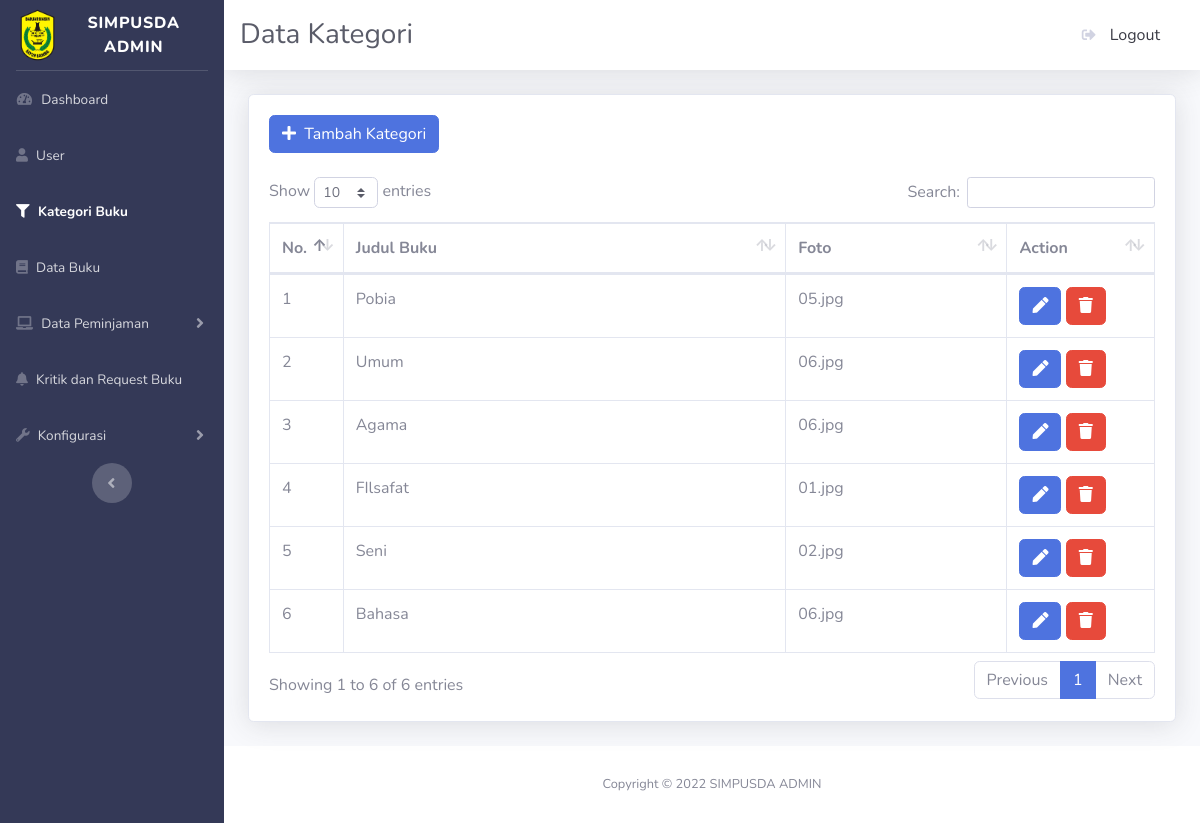
Page /admin/kategoribuku.php on the committed database.
### tables this page shows
CREATE TABLE `m_kategori` (
  `id` int(10) UNSIGNED NOT NULL,
  `nama_kategori` varchar(25) NOT NULL,
  `foto` varchar(255) NOT NULL
);

### admin/kategoribuku.php (the view, shortened to what this page needs)
<?php
include_once("config.php");
$result = mysqli_query($mysqli, "SELECT * FROM m_kategori ORDER BY id DESC");
?>
<!DOCTYPE html>
<html lang="en">
<head>
    <link href="vendor/fontawesome-free/css/all.min.css" rel="stylesheet" type="text/css">
    <link href="css/sb-admin-2.min.css" rel="stylesheet">
    <link href="vendor/datatables/dataTables.bootstrap4.min.css" rel="stylesheet">
</head>
<body id="page-top">
    <div id="wrapper">
        <ul class="navbar-nav bg-gradient-primary sidebar sidebar-dark accordion" id="accordionSidebar">
            <a class="sidebar-brand d-flex align-items-center justify-content-center" href="index.html">
                <div class="sidebar-brand-icon">
                    <img class="logo-abbr" height="60px" src="./img/logobaru.png" alt="">
                </div>
                <div class="sidebar-brand-text mx-3">SIMPUSDA ADMIN</div>
            </a>
            <hr class="sidebar-divider my-0">
            <li class="nav-item">
                <a class="nav-link" href="index.html">
                    <i class="fas fa-fw fa-tachometer-alt"></i>
                    <span>Dashboard</span></a>
            </li>
            <li class="nav-item">
                <a class="nav-link" href="user.php">
                    <i class="fa fa-user"></i>
                    <span>User</span></a>
            </li>
            <li class="nav-item active">
                <a class="nav-link" href="kategoribuku.php">
                    <i class="fa fa-filter"></i>
                    <span>Kategori Buku</span></a>
            </li>
            <li class="nav-item">
                <a class="nav-link" href="databuku.php">
                    <i class="fa fa-book"></i>
                    <span>Data Buku</span></a>
            </li>
            <li class="nav-item">
                <a class="nav-link collapsed" href="#" data-toggle="collapse" data-target="#collapseTwo"
                    aria-expanded="true" aria-controls="collapseTwo">
                    <i class="fa fa-laptop"></i>
                    <span>Data Peminjaman</span>
                </a>
            </li>
            <li class="nav-item">
                <a class="nav-link" href="kritikdanrequest.php">
                    <i class="fa fa-bell"></i>
                    <span>Kritik dan Request Buku</span></a>
            </li>
            <li class="nav-item">
                <a class="nav-link collapsed" href="#" data-toggle="collapse" data-target="#collapseUtilities"
                    aria-expanded="true" aria-controls="collapseUtilities">
                    <i class="fa fa-wrench"></i>
                    <span>Konfigurasi</span>
                </a>
            </li>
            <div class="text-center d-none d-md-inline">
                <button class="rounded-circle border-0" id="sidebarToggle"></button>
            </div>
        </ul>
        <div id="content-wrapper" class="d-flex flex-column">
            <div id="content">
                <nav class="navbar navbar-expand navbar-light bg-white topbar mb-4 static-top shadow">
                    <h3 class="h3 mb-0 text-gray-800">Data Kategori</h3>
                    <ul class="navbar-nav ml-auto">
                                <a class="dropdown-item" href="#" data-toggle="modal" data-target="#logoutModal">
                                    <i class="fas fa-sign-out-alt fa-sm fa-fw mr-2 text-gray-400"></i>
                                    Logout
                                </a>
                    </ul>
                </nav>
                <div class="container-fluid">
                    <div class="card shadow mb-4">
                        <div class="card-body">
                        <button type="button" class="btn btn-primary" data-toggle="modal" data-target="#exampleModal2">
                                    <i class="fa fa-plus"></i>&nbsp; Tambah Kategori
                                </button> <br><br>
                            <div class="table-responsive">
                                <table class="table table-bordered" id="dataTable" width="100%" cellspacing="0">
                                <thead>
                                        <tr>
                                          <th class="col-1">No.</th>
                                          <th class="col-6">Judul Buku</th>
                                          <th class="col-3">Foto</th>
                                          <th class="col-2">Action</th>
                                        </tr>
                                      </thead>
                                      <tbody>
                                        <?php
                                        $no = 1;
                                          while($user_data = mysqli_fetch_array($result)){
                                            echo "<tr>";
                                            echo "<td>".$no++."</td>";
                                            echo "<td>".$user_data['nama_kategori']."</td>";
                                            echo "<td>".$user_data['foto']."</td>";
                                            echo "<td>
                                            <a href='editkategori.php?id=$user_data[id]'><button class='btn btn-primary' title='Edit'>
                                            <i class ='fa fa-pen'></i></button></a>
                                            <a href='hapuskategori.php?id=$user_data[id]' class ='confirmation'><button class='btn btn-danger' title='Hapus'>
                                            <i class ='fa fa-trash'></i></button></a>
                                            </td>
                                            </tr>";
                                          }
                                        ?>
                                    </tbody>
                                </table>
                            </div>
                        </div>
                    </div>
                </div>
            </div>
            <footer class="sticky-footer bg-white">
                <div class="container my-auto">
                    <div class="copyright text-center my-auto">
                    <span>Copyright &copy;  SIMPUSDA ADMIN</span>
                    </div>
                </div>
            </footer>
        </div>
    </div>
</body>
</html>

### rows in the picture
m_kategori: nama_kategori "Pobia", foto "05.jpg"
m_kategori: nama_kategori "Umum", foto "06.jpg"
m_kategori: nama_kategori "Agama", foto "06.jpg"
m_kategori: nama_kategori "FIlsafat", foto "01.jpg"
m_kategori: nama_kategori "Seni", foto "02.jpg"
m_kategori: nama_kategori "Bahasa", foto "06.jpg"
